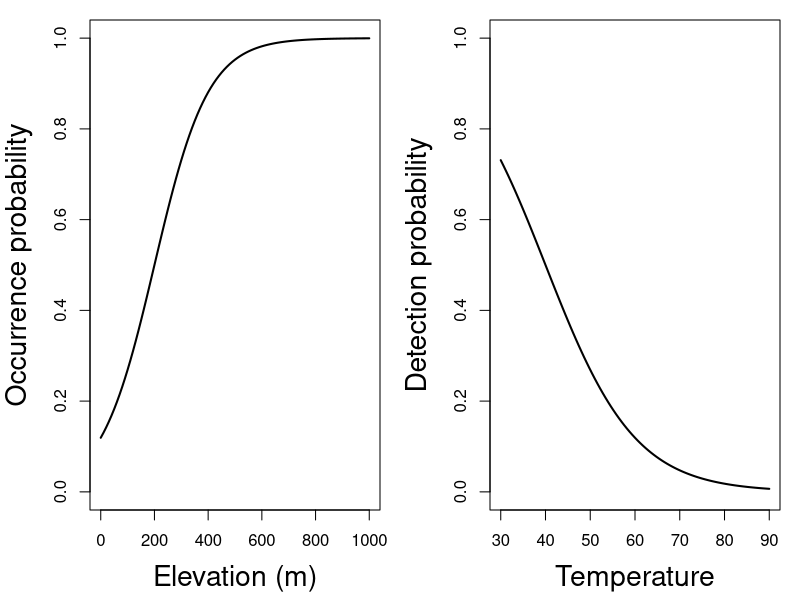

Recreate this plot in R.
## ----eval=FALSE,include=FALSE-------------------------------------------------
## source("../../rnw2pdf.R")
## rnw2pdf("lecture-occupancy")
## rnw2pdf("lecture-occupancy",tangle=TRUE)


## ----cov1,show.fig='hide',echo=FALSE,results='hide'---------------------------
pdf("figs/cov1.pdf", width=12, height=6)
par(mfrow=c(1,2), mai=c(0.9,0.9,0.2,0.2))
plot(function(x,beta0=-2,beta1=0.01) plogis(beta0 + beta1*x), 0, 1000,
     xlab="Elevation (m)", ylab="Occurrence probability", ylim=c(0,1),
     cex.lab=1.7, lwd=2)
plot(function(x,beta0=4,beta1=-0.1) plogis(beta0 + beta1*x), 30, 90,
     xlab="Temperature", ylab="Detection probability", ylim=c(0,1),
     cex.lab=1.7, lwd=2)
dev.off()

